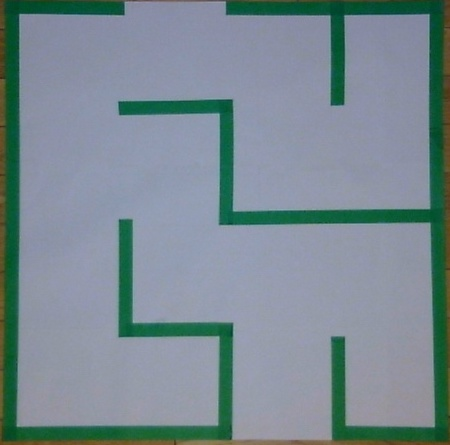
#> input picture RobotPoseEstimation/empty_maze.jpg, 450 x 445 px
$ python maze_solver.py empty_maze.jpg
#> lines starting #> are read from the running program, lines starting #| are printed output that depends on the picture; after the words box and inside, x2 and y2 are one past the last pixel; in counts of white or black regions, pixels touching at a corner belong together
# Authors: Manuel Gozzi, Luisa Chiu
# Maze solver using OpenCV

# This code took heavy inspiration from the following sources:
# https://youtu.be/-keGVhYmY2c

# use the escape key to close the window
# ctrl + c or ctrl + z to stop the program via terminal

import cv2
import numpy as np
import threading
import time
import math
import argparse

class Point(object):
    def __init__(self, x, y):
        self.x = x
        self.y = y

    def __add__(self, other):
        return Point(self.x + other.x, self.y + other.y)

    def __mul__(self, scalar):
        return Point(self.x * scalar, self.y * scalar)

    def __sub__(self, other):
        return Point(self.x - other.x, self.y - other.y)

    def __eq__(self, other):
        return (self.x == other.x) and (self.y == other.y)

argparser = argparse.ArgumentParser()
argparser.add_argument('imagePath', help='path to image file')
args = argparser.parse_args()
imagePath = args.imagePath
grey_img = cv2.imread(imagePath, cv2.IMREAD_GRAYSCALE)
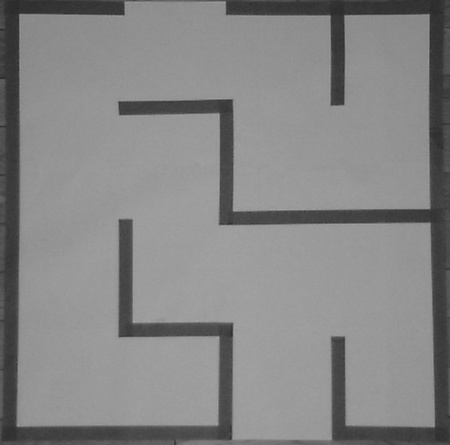
#> grey_img: shape (445, 450); min 40, max 168, mean 133.8
_, th = cv2.threshold(grey_img,0,255,cv2.THRESH_OTSU)
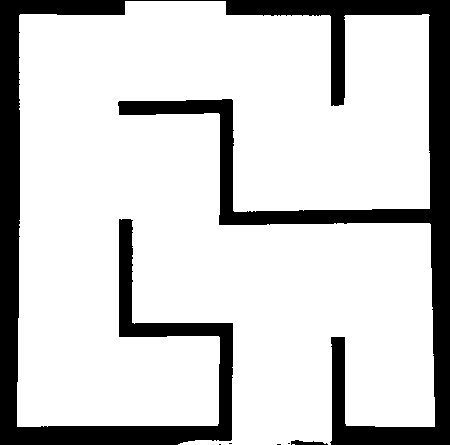
#> th: shape (445, 450); 80.2% white; 6 black regions (4 under 20 px), largest, box (x1, y1, x2, y2) and area: (0, 0, 450, 445) 39429, (291, 440, 328, 445) 117
cv2.imwrite('./images/BW_img.jpg', th)

p = 0 # Number of points for start and end selection
start = Point(0, 0)
end = Point(0, 0)
lineWidth = 5
paddingAmt = 7
erosionAmt = 7


# signifies up, right, down, left
dirs = [Point(0,1), Point(1,0), Point(0,-1), Point(-1,0)]

maze = cv2.imread(imagePath)
#> maze is the input picture: shape (445, 450, 3); mean B, G, R 145.4, 137.8, 121.2
mazeWidth = maze.shape[1]
#> mazeWidth = 450
mazeHeight = maze.shape[0]
#> mazeHeight = 445

ret, maze = cv2.threshold(maze, 127, 255, cv2.THRESH_BINARY)
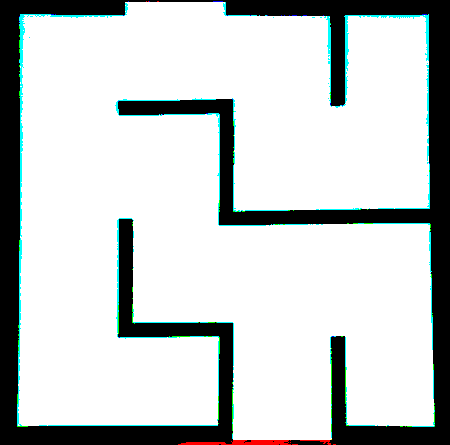
#> maze: shape (445, 450, 3); mean B, G, R 202.6, 203.1, 198.2
mazeD = cv2.erode(maze, np.ones((erosionAmt, erosionAmt), np.uint8), iterations=1)
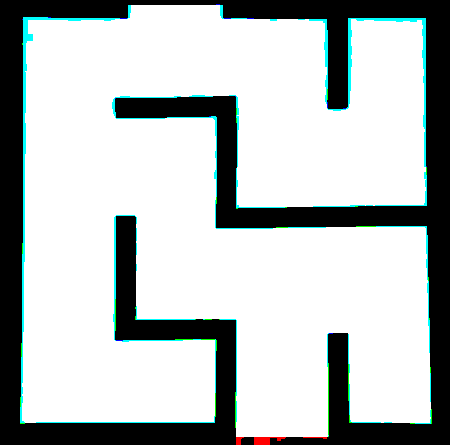
#> mazeD: shape (445, 450, 3); mean B, G, R 188.9, 189.3, 183.3

notVisited = 0
visited = 1
found = False
explorationDelayNs = 0.0001

# [5 lines left out: function pointInBounds, not called in this run]

def isNotVisited(v, point):
    return v[point.y][point.x] == notVisited

# 1 means visited, 0 means not-visited
# [85 lines left out: functions BFS, mouse_event, not called in this run]

def disp():
    global maze
    cv2.imshow('maze', maze)
    cv2.imshow('mazeD', mazeD)
    cv2.setMouseCallback('maze', mouse_event)
    while cv2.waitKey(1) != 27:
#> (key Esc is pressed here)
        cv2.imshow('maze', maze)


t = threading.Thread(target=disp, args=(), daemon=True)
t.start()

print("Select start and end points")

#> (the run stopped early here; a loop or call above may not have finished)
